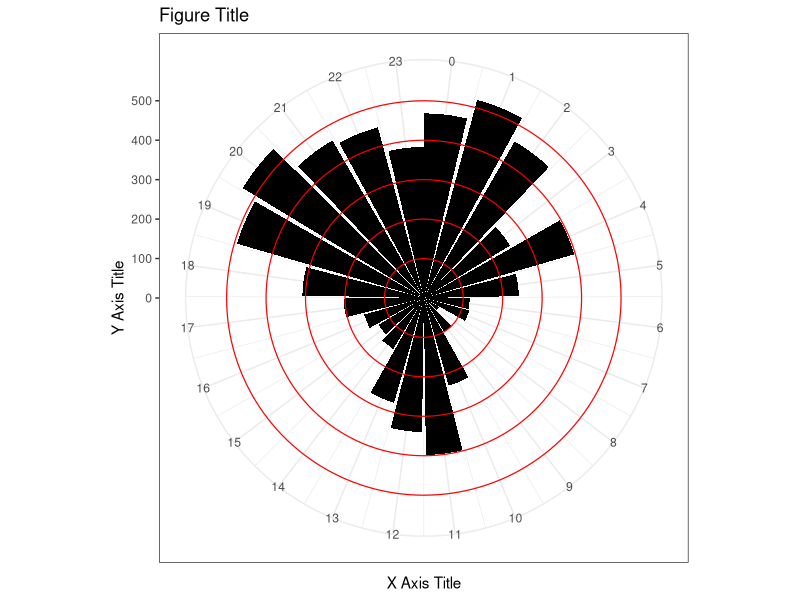
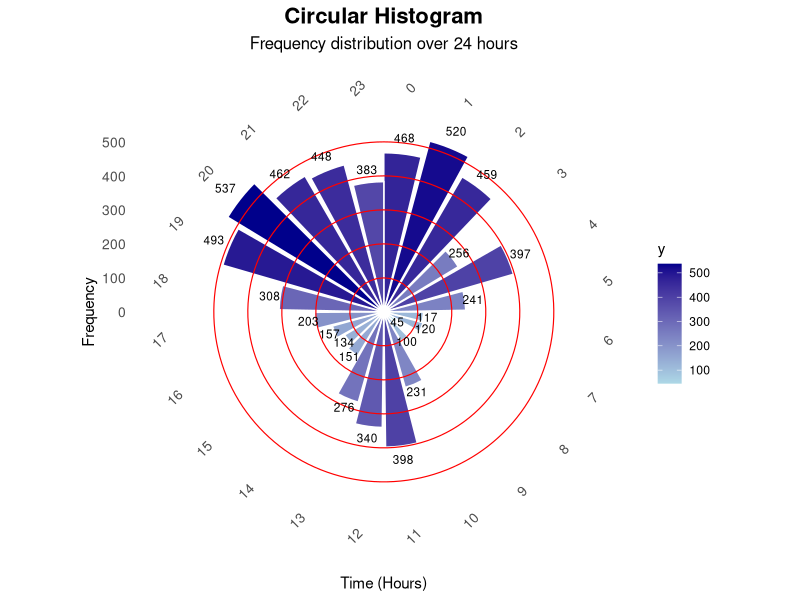

Write the R code that produced these figures, in order.
###########Circular Histogram###############

library(ggplot2)

df = data.frame(xvar = 0:23, 
                y = c(468,520,459,256,397,241,117,120,45,100,231,398,340,276,151,134,157,203,308,493,537,462,448,383))


ggplot(df, aes(xvar, y)) +
        coord_polar(theta = "x", start = 0, direction = 1) +
        geom_bar(stat = "identity", fill = "black", width = .9) +
        geom_hline(yintercept = seq(0, 500, by = 100), color = "red", size = 0.4) +
        scale_x_continuous(breaks = seq(0, 24), labels = seq(0, 24)) +
        xlab("X Axis Title") +
        ylab("Y Axis Title") +
        ggtitle("Figure Title") +
        theme_bw()





########### Circular Histogram with Enhanced Features ###############

library(ggplot2)

# Data frame
df = data.frame(xvar = 0:23, 
                y = c(468,520,459,256,397,241,117,120,45,100,231,398,340,276,151,134,157,203,308,493,537,462,448,383))

# Circular Histogram
ggplot(df, aes(xvar, y, fill = y)) +  # Add fill based on y values
        coord_polar(theta = "x", start = 0, direction = 1) +
        geom_bar(stat = "identity", width = .9, color = "white") +  # Add bar borders
        geom_hline(yintercept = seq(0, 500, by = 100), color = "red", size = 0.4) +
        
        # Add labels to bars
        geom_text(aes(label = y), position = position_stack(vjust = 1.1), size = 3, color = "black") +
        
        # Customizing fill colors (gradient)
        scale_fill_gradient(low = "lightblue", high = "darkblue") +
        
        # Customizing X and Y axis labels
        scale_x_continuous(breaks = seq(0, 23), labels = seq(0, 23)) +
        xlab("Time (Hours)") +  # Customized X-axis label
        ylab("Frequency") +  # Customized Y-axis label
        
        # Custom Title and Subtitle
        ggtitle("Circular Histogram", subtitle = "Frequency distribution over 24 hours") +
        
        # Theme Customization
        theme_minimal() +
        theme(axis.text.x = element_text(angle = 45, hjust = 1, size = 10),  # Adjust X-axis text
              axis.text.y = element_text(size = 10),  # Adjust Y-axis text
              plot.title = element_text(hjust = 0.5, size = 16, face = "bold"),  # Center and bold title
              plot.subtitle = element_text(hjust = 0.5, size = 12),  # Center subtitle
              panel.grid = element_blank())  # Remove default gridlines
